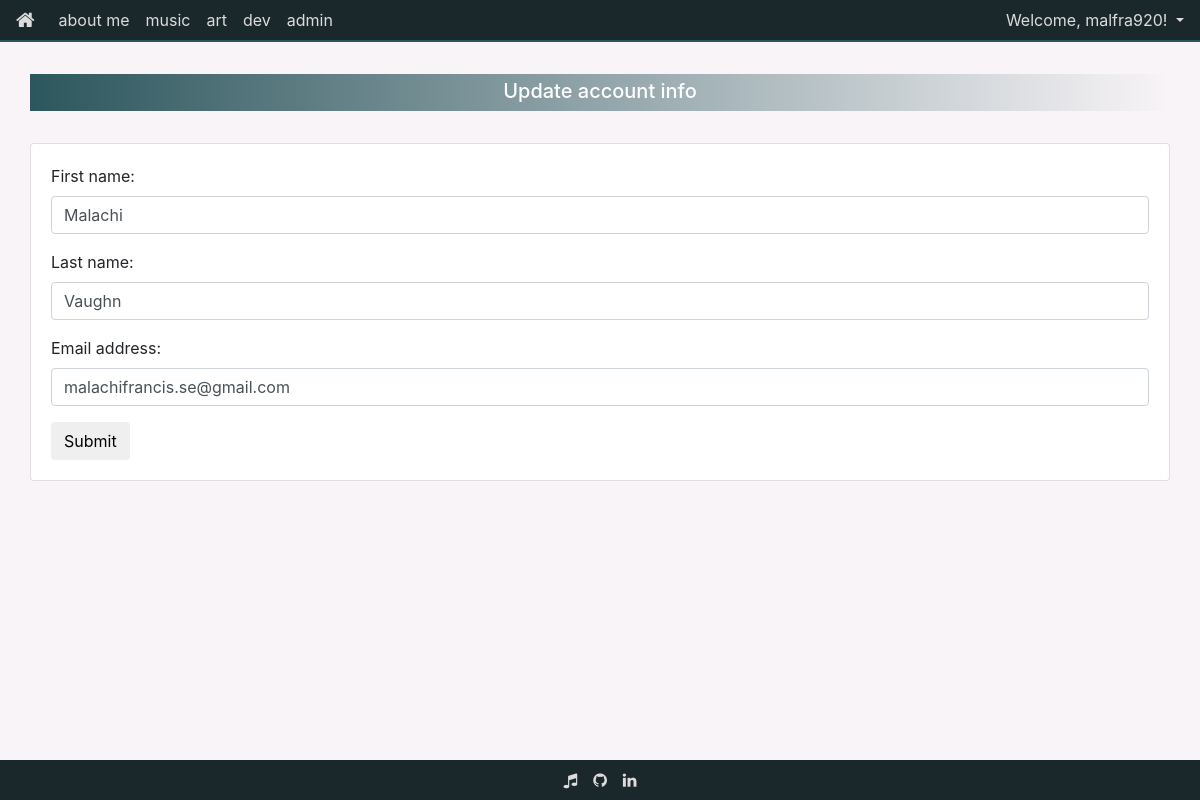
The app's page /account/ (signed in), older data.
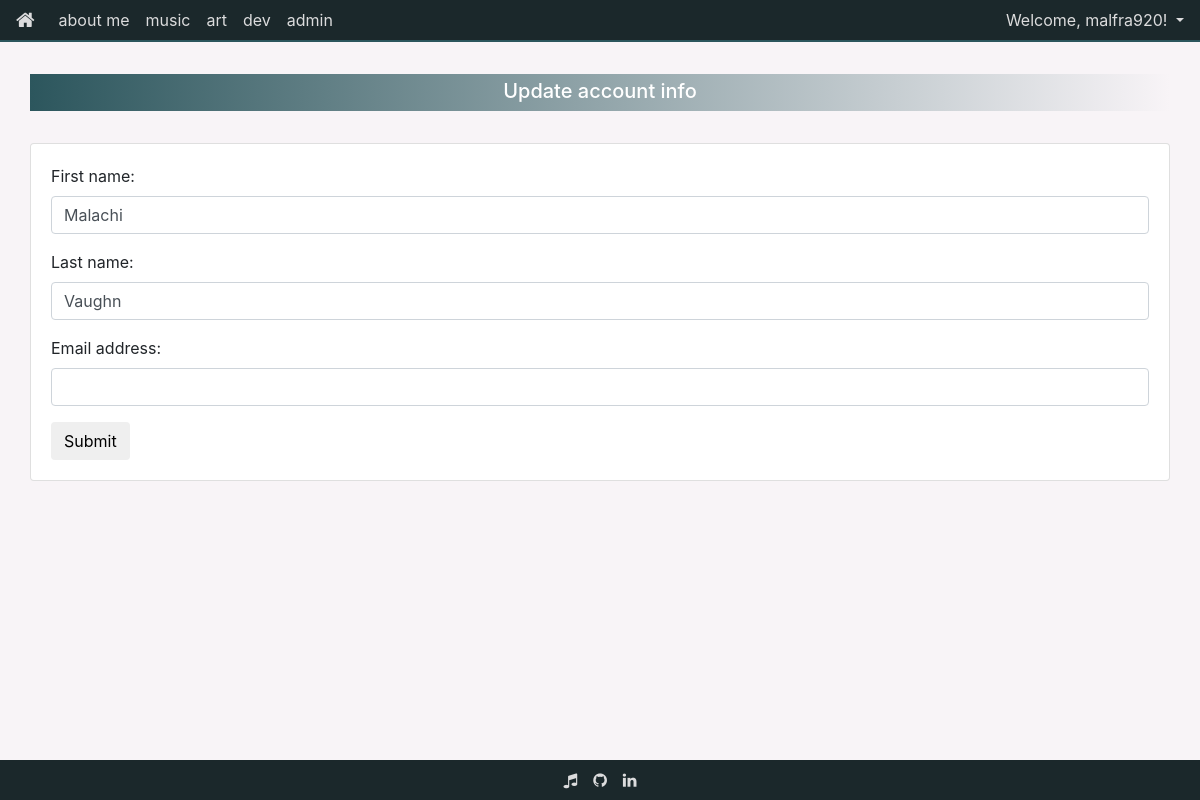
The same page, newer data.
### website/models.py (models this page shows, shortened)
class NavOption(models.Model):
    name = models.CharField(max_length=15, verbose_name='display name')
    path = models.CharField(max_length=127, verbose_name='URL pattern')
    position = models.IntegerField()
    perm_req = models.IntegerField(verbose_name='permission level required')

class User(AbstractUser):
    perm = models.IntegerField(default=1, verbose_name='permission level')

### website/views.py (the view, shortened to what this page needs)
# urls.py: path('account/', UpdateUserView.as_view(), name='account'),
class UpdateUserView(View):
    template_name = 'website/form.html'
    def get(self, request):
        user = User.objects.get(username = request.user.username)
        context = {
            'form': UpdateUserForm(instance = user),
            'page_style': 'forms.min.css',
            'nav_options': NavOption.objects.order_by('position'),
            'page_title': 'register',
            'form_title': 'Update account info'
        }
        return render(request, self.template_name, context)

### website/forms.py
class UpdateUserForm(ModelForm):
    class Meta:
        model = User
        fields = ('first_name', 'last_name', 'email',)
        widgets = {
            'first_name': forms.TextInput(attrs={'class': 'form-control'}),
            'last_name': forms.TextInput(attrs={'class': 'form-control'}),
            'email': forms.TextInput(attrs={'class': 'form-control'}),
        }

### website/templates/website/form.html (shortened to what this page needs)
{% extends './base.html' %}
{% load static %}
{% block body_content %}
<h5 class="mf-content-header">{{ form_title }}</h5>
<div class="mf-container mx-auto">
  <div class="card mx-auto">
    <form method="post" class="card-body">
      {% for field in form %}
        <div class="form-group">
          {{ field.label_tag }}
          {{ field }}
        </div>
      {% endfor %}
      <button type="submit" class="btn btn-default">Submit</button>
    </form>
  </div>
</div>
{% endblock %}

### website/templates/website/base.html (shortened to what this page needs)
<!DOCTYPE html>
<html lang="en-us">
{% load static %}
<head>
  <link rel="stylesheet"
      href="https://maxcdn.bootstrapcdn.com/bootstrap/4.1.0/css/bootstrap.min.css">
  <link rel="stylesheet"
      href="http://maxcdn.bootstrapcdn.com/font-awesome/4.3.0/css/font-awesome.min.css">
  <link rel="stylesheet" type="text/css"
      href="{% static '/website/styles/base.min.css' %}">
  <link rel="stylesheet" type="text/css"
      href="{% static '/website/styles/'|add:page_style %}">
</head>
<body>
  <nav class="navbar navbar-expand-sm sticky-top mf-navbar justify-content-between">
    <a class="navbar-brand order-0 mr-sm-3" href="{% url 'website:home' %}">
      <i class="fa fa-home"></i>
    </a>
    <div class="collapse navbar-collapse order-2 order-sm-1" id="collapsibleNavbar">
      <ul class="navbar-nav">
        {% block nav %}
          {% for option in nav_options %}
            {% if option.perm_req > 1 %}
              {% if user.is_authenticated and user.perm >= option.perm_req %}
                <li class="nav-item mf-nav-item {% if page_title == option.name %}active{% endif %}" style="color:red;">
                  <a class="nav-link" href="{{ option.path }}">{{ option.name }}</a>
                </li>
              {% endif %}
            {% else %}
              <li class="nav-item mf-nav-item {% if page_title == option.name %}active{% endif %}">
                <a class="nav-link" href="{{ option.path }}">{{ option.name }}</a>
              </li>
            {% endif %}
          {% endfor %}
        {% endblock %}
      </ul>
    </div>
    {% if user.is_authenticated %}
      <div class="mf-nav-item dropdown order-1 order-sm-2">
        <a class="dropdown-toggle d-none d-sm-block" href="#" id="userdropdown" data-toggle="dropdown">
          Welcome, {{ user.username }}!
        </a>
      </div>
    {% endif %}
  </nav>
  {% if menu_options %}
    <nav class="navbar navbar-expand mf-sub-menu d-none d-sm-block">
      <ul class="navbar-nav">
        {% for option in menu_options %}
          <li class="nav-item mf-sub-menu-item">
            <a class="nav-link" href="{{ option.path }}">{{ option.name }}</a>
          </li>
        {% endfor %}
      </ul>
    </nav>
  {% else %}
    <div class="mf-hr"></div>
  {% endif %}
  <div class="container mf-container">
    <div class="row">
      <div class="col mf-col">
        {% block body_content %}{% endblock %}
      </div>
    </div>
  </div>
  <div class="footer-spacer"></div>
  <nav class="navbar navbar-expand fixed-bottom mf-footer">
    <ul class="navbar-nav mx-auto">
      <li class="nav-item mf-footer-nav-item mx-auto">
        <a class="nav-link" href="http://malachifrancis.bandcamp.com">
          <i class="fa fa-music"></i>
        </a>
      </li>
      <li class="nav-item mf-footer-nav-item mx-auto">
        <a class="nav-link" href="https://github.com/aBadHorse"><i class="fa fa-github"></i></a>
      </li>
      <li class="nav-item mf-footer-nav-item mx-auto">
        <a class="nav-link" href="https://www.linkedin.com/in/malachi-francis-463a14109"><i class="fa fa-linkedin"></i></a>
      </li>
    </ul>
  </nav>
</body>
</html>

Row changes from the older to the newer data that the page shows:
changed User "malfra920": email "malachifrancis.se@gmail.com" → (not shown)
